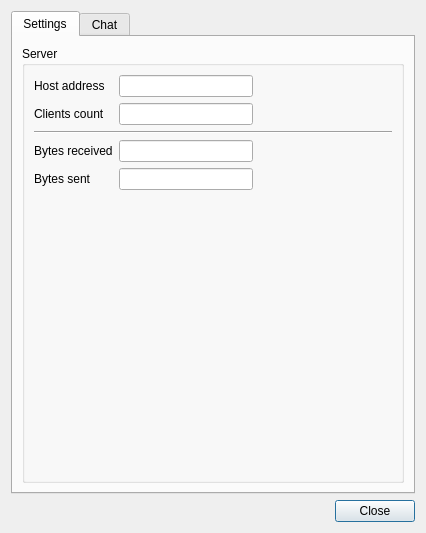
<?xml version="1.0" encoding="UTF-8"?>
<ui version="4.0">
 <class>MainDialog</class>
 <widget class="QDialog" name="MainDialog">
  <property name="geometry">
   <rect>
    <x>0</x>
    <y>0</y>
    <width>426</width>
    <height>533</height>
   </rect>
  </property>
  <property name="windowTitle">
   <string>Server</string>
  </property>
  <layout class="QVBoxLayout" name="verticalLayout_3">
   <item>
    <widget class="QTabWidget" name="tabWidget">
     <property name="currentIndex">
      <number>0</number>
     </property>
     <widget class="QWidget" name="tab">
      <attribute name="title">
       <string>Settings</string>
      </attribute>
      <layout class="QVBoxLayout" name="verticalLayout">
       <item>
        <widget class="QGroupBox" name="groupBox_2">
         <property name="title">
          <string>Server</string>
         </property>
         <layout class="QGridLayout" name="gridLayout">
          <item row="0" column="0">
           <widget class="QLabel" name="label">
            <property name="text">
             <string>Host address</string>
            </property>
           </widget>
          </item>
          <item row="5" column="1">
           <spacer name="verticalSpacer">
            <property name="orientation">
             <enum>Qt::Vertical</enum>
            </property>
            <property name="sizeHint" stdset="0">
             <size>
              <width>20</width>
              <height>40</height>
             </size>
            </property>
           </spacer>
          </item>
          <item row="0" column="2">
           <spacer name="horizontalSpacer_2">
            <property name="orientation">
             <enum>Qt::Horizontal</enum>
            </property>
            <property name="sizeHint" stdset="0">
             <size>
              <width>103</width>
              <height>20</height>
             </size>
            </property>
           </spacer>
          </item>
          <item row="0" column="1">
           <widget class="QLineEdit" name="lineEditHostAddress">
            <property name="readOnly">
             <bool>true</bool>
            </property>
           </widget>
          </item>
          <item row="1" column="1">
           <widget class="QLineEdit" name="lineEditClientCount">
            <property name="readOnly">
             <bool>true</bool>
            </property>
           </widget>
          </item>
          <item row="2" column="0" colspan="3">
           <widget class="Line" name="line">
            <property name="orientation">
             <enum>Qt::Horizontal</enum>
            </property>
           </widget>
          </item>
          <item row="1" column="0">
           <widget class="QLabel" name="label_2">
            <property name="text">
             <string>Clients count</string>
            </property>
           </widget>
          </item>
          <item row="3" column="1">
           <widget class="QLineEdit" name="lineEditBytesReceived"/>
          </item>
          <item row="3" column="0">
           <widget class="QLabel" name="label_3">
            <property name="text">
             <string>Bytes received</string>
            </property>
           </widget>
          </item>
          <item row="4" column="0">
           <widget class="QLabel" name="label_4">
            <property name="text">
             <string>Bytes sent</string>
            </property>
           </widget>
          </item>
          <item row="4" column="1">
           <widget class="QLineEdit" name="lineEditBytesSent"/>
          </item>
         </layout>
        </widget>
       </item>
      </layout>
     </widget>
     <widget class="QWidget" name="tab_2">
      <attribute name="title">
       <string>Chat</string>
      </attribute>
      <layout class="QVBoxLayout" name="verticalLayout_2">
       <item>
        <widget class="QGroupBox" name="groupBox">
         <property name="title">
          <string/>
         </property>
         <layout class="QVBoxLayout" name="verticalLayout_4">
          <item>
           <widget class="QListWidget" name="listWidget"/>
          </item>
         </layout>
        </widget>
       </item>
      </layout>
     </widget>
    </widget>
   </item>
   <item>
    <layout class="QHBoxLayout" name="horizontalLayout">
     <item>
      <spacer name="horizontalSpacer">
       <property name="orientation">
        <enum>Qt::Horizontal</enum>
       </property>
       <property name="sizeHint" stdset="0">
        <size>
         <width>40</width>
         <height>20</height>
        </size>
       </property>
      </spacer>
     </item>
     <item>
      <widget class="QPushButton" name="pushButton">
       <property name="text">
        <string>Close</string>
       </property>
      </widget>
     </item>
    </layout>
   </item>
  </layout>
 </widget>
 <resources/>
 <connections/>
</ui>
